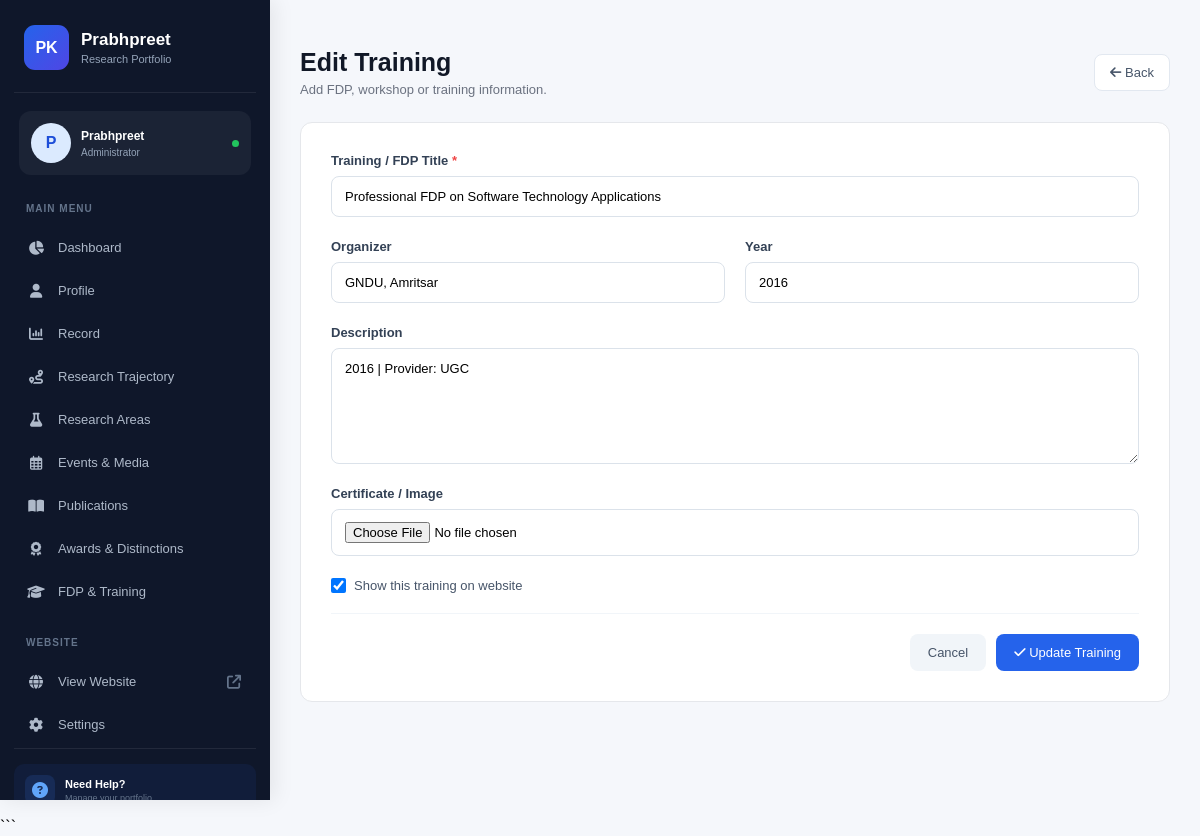
/training/edit/4/, run on the app's committed database.
### myapp/models.py (models this page shows, shortened)
class Training(models.Model):
    title = models.CharField(max_length=300)
    organizer = models.CharField(max_length=300,blank=True)
    year = models.PositiveIntegerField(blank=True,null=True)
    description = models.TextField(blank=True)
    certificate = models.ImageField(upload_to='training/',blank=True,null=True)
    is_active = models.BooleanField(
        default=True
    )
    class Meta:
        ordering = ['-year']

### myapp/views.py (the view, shortened to what this page needs)
# urls.py: path('training/edit/<int:id>/', views.edit_training, name='edit_training'),
def edit_training(request, id):
    training = get_object_or_404(Training, id=id)
    context = {'training': training}
    return render(request, 'training_form.html', context)

### templates/training_form.html (shortened to what this page needs)
{% extends 'sidebar.html' %}
{% block content %}
<div class="form-container">
    <div class="form-heading">
        <div>
            <h1>{% if training %}Edit Training{% else %}Add New Training{% endif %}</h1>
            <p>Add FDP, workshop or training information.</p>
        </div>
        <a href="{% url 'training' %}" class="back-btn">
            <i class="fa-solid fa-arrow-left"></i> Back
        </a>
    </div>
    <form method="POST" enctype="multipart/form-data">
        <div class="form-card">
            <div class="form-group">
                <label>Training / FDP Title <span>*</span></label>
                <input type="text" name="title" value="{{ training.title|default:'' }}" placeholder="Enter training title" required>
            </div>
            <div class="form-row">
                <div class="form-group">
                    <label>Organizer</label>
                    <input type="text" name="organizer" value="{{ training.organizer|default:'' }}" placeholder="University / Organization">
                </div>
                <div class="form-group">
                    <label>Year</label>
                    <input type="number" name="year" value="{{ training.year|default:'' }}" placeholder="2026" min="1900" max="2100">
                </div>
            </div>
            <div class="form-group">
                <label>Description</label>
                <textarea name="description" rows="6" placeholder="Enter training description...">{{ training.description|default:'' }}</textarea>
            </div>
            <div class="form-group">
                <label>Certificate / Image</label>
                <input type="file" name="certificate" accept="image/*">
            </div>
            {% if training %}
            <div class="checkbox-group">
                <input type="checkbox" name="is_active" id="is_active" {% if training.is_active %}checked{% endif %}>
                <label for="is_active">Show this training on website</label>
            </div>
            {% endif %}
            <div class="form-actions">
                <a href="{% url 'training' %}" class="cancel-btn">Cancel</a>
                <button type="submit" class="save-btn">
                    <i class="fa-solid fa-check"></i>
                    {% if training %}Update Training{% else %}Save Training{% endif %}
                </button>
            </div>
        </div>
    </form>
</div>
{% endblock %}

### templates/sidebar.html (style rules this page uses)
* { margin:0;padding:0;box-sizing:border-box }
body { font-family:Arial,sans-serif;background:#f5f7fb }

### templates/training_form.html (style rules this page uses)
.form-container { max-width:900px }
.form-heading { display:flex;align-items:center;justify-content:space-between;margin-bottom:25px }
.form-heading h1 { font-size:25px;color:#111827 }
.form-heading p { color:#6b7280;font-size:13px;margin-top:5px }
.back-btn { text-decoration:none;color:#475569;background:white;border:1px solid #e2e8f0;padding:10px 15px;border-radius:8px;font-size:13px }
.form-card { background:white;border:1px solid #e5e7eb;border-radius:12px;padding:30px }
.form-group { margin-bottom:22px }
.form-group label { display:block;margin-bottom:8px;color:#334155;font-size:13px;font-weight:600 }
.form-group label span { color:#ef4444 }
.form-group input,.form-group textarea { width:100%;padding:12px 13px;border:1px solid #dbe2ea;border-radius:8px;outline:none;font-family:inherit;font-size:13px;transition:.2s }
.form-group textarea { resize:vertical }
.form-row { display:grid;grid-template-columns:1fr 1fr;gap:20px }
.checkbox-group { display:flex;align-items:center;gap:8px;margin-bottom:20px }
.checkbox-group input { width:15px;height:15px }
.checkbox-group label { font-size:13px;color:#475569 }
.form-actions { display:flex;justify-content:flex-end;gap:10px;padding-top:20px;border-top:1px solid #f1f5f9 }
.cancel-btn,.save-btn { padding:11px 18px;border-radius:8px;font-size:13px;text-decoration:none;border:none;cursor:pointer }
.cancel-btn { background:#f1f5f9;color:#475569 }
.save-btn { background:#2563eb;color:white }

### data on the page
Training: title "Professional FDP on Software Technology Applications", organizer "GNDU, Amritsar", year "2016", description "2016 | Provider: UGC", is_active "☑"
